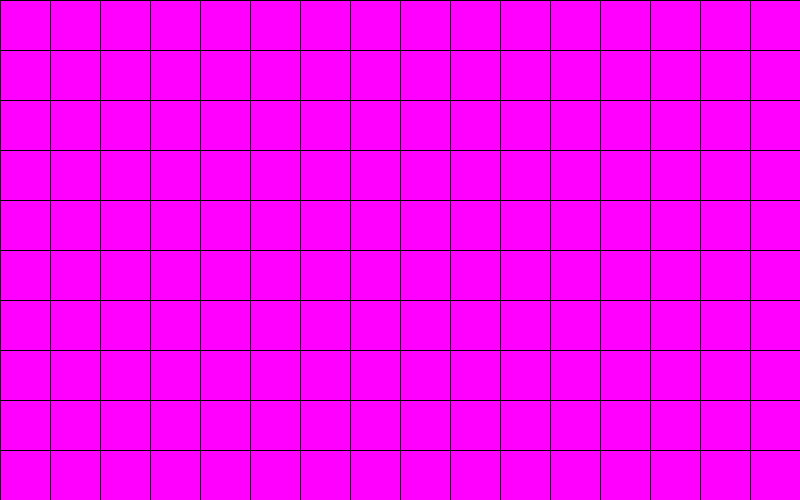
Frame 1 (no input)
Frame 60 (the mouse pressed at the canvas centre just before this capture): identical to frame 1, image omitted
Frame 120 (the mouse held since frame 60 and released just before this capture): identical to frame 1, image omitted

The Processing sketch that drew this single still picture (run headless with seeded random() and noise(); from frame 60 on, the mouse is pressed at the canvas centre):

// Processing sketch: week06_2
// ── week06_2.pde
//week06-2 好玩的程式設計
int[][]b=new int[10][16];//Java的 2D陣列
void setup() {
  size(800, 500);
}
void draw() {
  background(255);
  for (int i=0; i<10; i++) {//左手 i 的for(迴圈)對應y座標
    for (int j=0; j<16; j++) {//右手 j 的for(迴圈)對應x座標
      if (b[i][j]>0) {
        fill(#9900FF, b[i][j]*4);
        b[i][j]--;
      } else fill(#FF00FF);
      rect(j*50, i*50, 50, 50);
    }
  }
}
void mouseDragged() {
  int i=mouseY/50, j=mouseX/50;
  b[i][j]=60;
}
